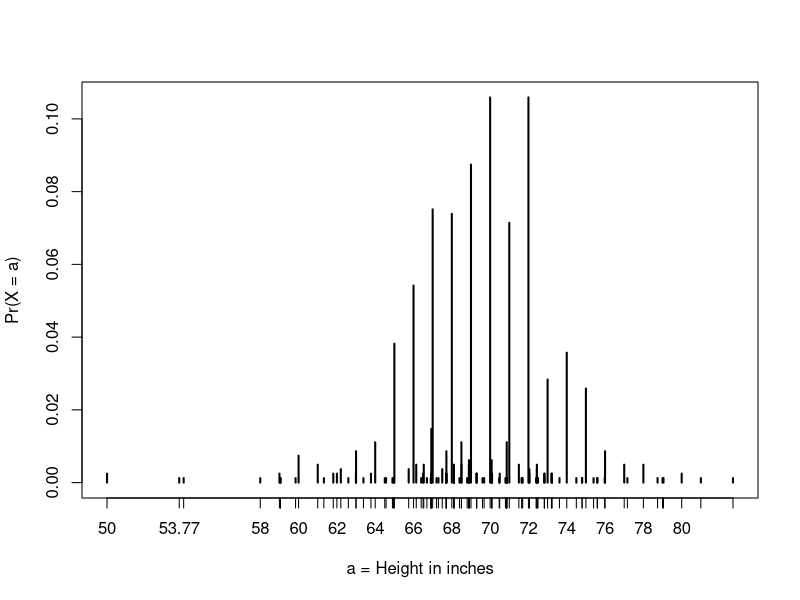

The R source for this figure:
## ---- chunk 1
knitr::opts_chunk$set(echo = TRUE)
## ---- chunk 2
library(tidyverse)
library(dslabs)
data(heights)
x <- heights %>% filter(sex == "Male") %>% .$height
## ---- chunk 3
F <- function(a) mean(x<=a)
## ---- chunk 4
1 - F(70.5)
## ---- chunk 5
F(70) - F(65)
## ---- chunk 6
1 - pnorm(70.5, mean(x), sd(x))
## ---- chunk 7
plot(prop.table(table(x)), xlab = "a = Height in inches", ylab = "Pr(X = a)")
